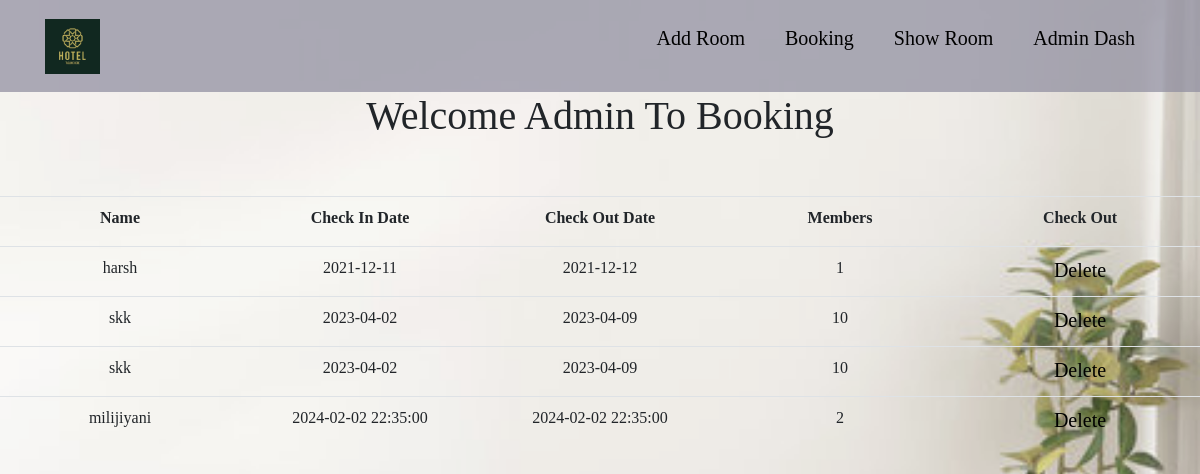
Page /admin/booking.php on the committed database.
### admin/booking.php (the view, shortened to what this page needs)
<?php
 include('../dbcon.php');
 include('../bootstrap.php');
 include('header2.php');
?>
<!DOCTYPE html>
<html lang="en">
<head>
    <link rel="stylesheet" href="stylee.css">
    <link rel="stylesheet" href="bootstrap-4.3.1-dist\css\bootstrap.min">
</head>
<body></body>
<div class="table-responsive">
        <h1 class="admin-book" align="center">Welcome Admin To Booking <Section></Section></h1><br><br>
        <table class="table">
            <tr align="center">
                    <th width="10%" height="50px">Name</th>
                     <th width="10%" height="50px">Check In Date</th>
                     <th width="10%" height="50px">Check Out Date</th>
                     <th width="10%" height="50px">Members</th>
                     <th width="10%" height="50px">Check Out</th>
            </tr>
     <?php
               $qry="SELECT * FROM `room booking`";
               $run=mysqli_query($sql,$qry);
                 while( $row=mysqli_fetch_assoc($run))
                 {
                    $name=$row['name'];
                    $ci=$row['cin'];
                    $co=$row['cout'];
                    $members=$row['members'];
                    ?>
                    <tr align="center">
                     <td width="10%" height="50px"><center><?php echo $name; ?></center></td>
                    <td width="10%" height="50px"><center><?php echo $ci; ?></center></td>
                     <td width="10%" height="50px"><center><?php echo $co; ?></center></td>
                     <td width="10%" height="50px"><center><?php echo $members; ?></center></td>
                     <td><a href="booking.php?fid=<?php echo $row["id"];?>"?>Delete</a></td>
                 </tr>
                    <?php
                 }
            ?>
        </table>
    </div>
</body>
</html>

### admin/css/style.css (style rules this page uses)
* { margin: 0; padding: 0; box-sizing: border-box; }
body { font-family: calibri; }
a { text-decoration: none; color: black!important; font-size: 20px; }

### admin/stylee.css (style rules this page uses)
* { margin: 0; padding: 0; }

### admin/booking.php (style rules this page uses)
body::before { position: absolute; content: ""; height: 900px; width: 100%; z-index: -1; opacity: 0.89; background: url('../img/k6.jpg') center center/cover no-repeat; }

### rows in the picture
room booking: name "harsh", cin "2021-12-11", cout "2021-12-12", members "1"
room booking: name "skk", cin "2023-04-02", cout "2023-04-09", members "10"
room booking: name "skk", cin "2023-04-02", cout "2023-04-09", members "10"
room booking: name "milijiyani", cin "2024-02-02 22:35:00", cout "2024-02-02 22:35:00", members "2"
